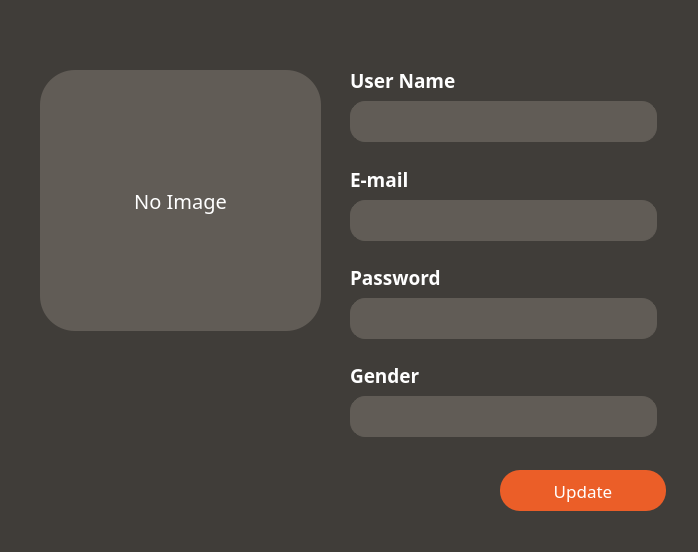
<?xml version="1.0" encoding="UTF-8"?>
<ui version="4.0">
 <class>Form</class>
 <widget class="QWidget" name="Form">
  <property name="geometry">
   <rect>
    <x>0</x>
    <y>0</y>
    <width>698</width>
    <height>552</height>
   </rect>
  </property>
  <property name="minimumSize">
   <size>
    <width>698</width>
    <height>552</height>
   </size>
  </property>
  <property name="maximumSize">
   <size>
    <width>698</width>
    <height>552</height>
   </size>
  </property>
  <property name="windowTitle">
   <string>Form</string>
  </property>
  <property name="styleSheet">
   <string notr="true">#Form{
background-color:#403D39;
border-radius:30px;
}</string>
  </property>
  <widget class="QLabel" name="label">
   <property name="geometry">
    <rect>
     <x>40</x>
     <y>70</y>
     <width>281</width>
     <height>261</height>
    </rect>
   </property>
   <property name="minimumSize">
    <size>
     <width>231</width>
     <height>191</height>
    </size>
   </property>
   <property name="maximumSize">
    <size>
     <width>12345678</width>
     <height>12345678</height>
    </size>
   </property>
   <property name="font">
    <font>
     <family>Segoe UI Variable Text Semibold</family>
     <pointsize>15</pointsize>
    </font>
   </property>
   <property name="styleSheet">
    <string notr="true">#label{
color:white;
background-color:rgb(97, 92, 86);
border-radius:35px;
}</string>
   </property>
   <property name="text">
    <string>No Image</string>
   </property>
   <property name="scaledContents">
    <bool>true</bool>
   </property>
   <property name="alignment">
    <set>Qt::AlignCenter</set>
   </property>
  </widget>
  <widget class="QPushButton" name="loginSwitchButton">
   <property name="geometry">
    <rect>
     <x>500</x>
     <y>470</y>
     <width>166</width>
     <height>41</height>
    </rect>
   </property>
   <property name="minimumSize">
    <size>
     <width>166</width>
     <height>41</height>
    </size>
   </property>
   <property name="maximumSize">
    <size>
     <width>166</width>
     <height>41</height>
    </size>
   </property>
   <property name="font">
    <font>
     <family>Segoe UI Variable Display Semib</family>
     <pointsize>13</pointsize>
    </font>
   </property>
   <property name="styleSheet">
    <string notr="true">QPushButton{
background-color: #EB5E28;
color:white;
border-radius:20px;
}

QPushButton:hover{
background-color: rgb(255, 100, 43);
}

QPushButton:pressed{
background-color:rgb(208, 81, 35);
}</string>
   </property>
   <property name="text">
    <string>Update</string>
   </property>
  </widget>
  <widget class="QWidget" name="layoutWidget">
   <property name="geometry">
    <rect>
     <x>350</x>
     <y>60</y>
     <width>321</width>
     <height>377</height>
    </rect>
   </property>
   <layout class="QVBoxLayout" name="verticalLayout_5">
    <property name="spacing">
     <number>16</number>
    </property>
    <item>
     <layout class="QVBoxLayout" name="verticalLayout">
      <property name="spacing">
       <number>0</number>
      </property>
      <item>
       <widget class="QLabel" name="label_2">
        <property name="font">
         <font>
          <family>Segoe UI Variable Display Semib</family>
          <pointsize>14</pointsize>
          <bold>true</bold>
         </font>
        </property>
        <property name="styleSheet">
         <string notr="true">color:white;</string>
        </property>
        <property name="text">
         <string>User Name</string>
        </property>
        <property name="scaledContents">
         <bool>true</bool>
        </property>
        <property name="alignment">
         <set>Qt::AlignLeading|Qt::AlignLeft|Qt::AlignVCenter</set>
        </property>
       </widget>
      </item>
      <item>
       <widget class="QLineEdit" name="lineEdit">
        <property name="minimumSize">
         <size>
          <width>307</width>
          <height>41</height>
         </size>
        </property>
        <property name="maximumSize">
         <size>
          <width>307</width>
          <height>41</height>
         </size>
        </property>
        <property name="font">
         <font>
          <family>Segoe UI Variable Text Semibold</family>
          <pointsize>12</pointsize>
          <bold>true</bold>
         </font>
        </property>
        <property name="styleSheet">
         <string notr="true">QLineEdit{
background-color:rgb(97, 92, 86);
border:1px solid rgb(97, 92, 86);
border-radius:15px;
color:white;
padding:10px;
}

QLineEdit:hover{
background-color:rgb(108, 102, 96);
}

QLineEdit:focus{
background-color:rgb(108, 102, 96);
border-color:rgb(235, 94, 40);
}</string>
        </property>
        <property name="text">
         <string/>
        </property>
       </widget>
      </item>
     </layout>
    </item>
    <item>
     <layout class="QVBoxLayout" name="verticalLayout_2">
      <property name="spacing">
       <number>0</number>
      </property>
      <item>
       <widget class="QLabel" name="label_3">
        <property name="font">
         <font>
          <family>Segoe UI Variable Display Semib</family>
          <pointsize>14</pointsize>
          <bold>true</bold>
         </font>
        </property>
        <property name="styleSheet">
         <string notr="true">color:white;</string>
        </property>
        <property name="text">
         <string>E-mail</string>
        </property>
        <property name="scaledContents">
         <bool>true</bool>
        </property>
        <property name="alignment">
         <set>Qt::AlignLeading|Qt::AlignLeft|Qt::AlignVCenter</set>
        </property>
       </widget>
      </item>
      <item>
       <widget class="QLineEdit" name="lineEdit_2">
        <property name="minimumSize">
         <size>
          <width>307</width>
          <height>41</height>
         </size>
        </property>
        <property name="maximumSize">
         <size>
          <width>307</width>
          <height>41</height>
         </size>
        </property>
        <property name="font">
         <font>
          <family>Segoe UI Variable Text Semibold</family>
          <pointsize>12</pointsize>
          <bold>true</bold>
         </font>
        </property>
        <property name="styleSheet">
         <string notr="true">QLineEdit{
background-color:rgb(97, 92, 86);
border:1px solid rgb(97, 92, 86);
border-radius:15px;
color:white;
padding:10px;
}

QLineEdit:hover{
background-color:rgb(108, 102, 96);
}

QLineEdit:focus{
background-color:rgb(108, 102, 96);
border-color:rgb(235, 94, 40);
}</string>
        </property>
        <property name="text">
         <string/>
        </property>
       </widget>
      </item>
     </layout>
    </item>
    <item>
     <layout class="QVBoxLayout" name="verticalLayout_4">
      <property name="spacing">
       <number>0</number>
      </property>
      <item>
       <widget class="QLabel" name="label_5">
        <property name="font">
         <font>
          <family>Segoe UI Variable Display Semib</family>
          <pointsize>14</pointsize>
          <bold>true</bold>
         </font>
        </property>
        <property name="styleSheet">
         <string notr="true">color:white;</string>
        </property>
        <property name="text">
         <string>Password</string>
        </property>
        <property name="scaledContents">
         <bool>true</bool>
        </property>
        <property name="alignment">
         <set>Qt::AlignLeading|Qt::AlignLeft|Qt::AlignVCenter</set>
        </property>
       </widget>
      </item>
      <item>
       <widget class="QLineEdit" name="lineEdit_4">
        <property name="minimumSize">
         <size>
          <width>307</width>
          <height>41</height>
         </size>
        </property>
        <property name="maximumSize">
         <size>
          <width>307</width>
          <height>41</height>
         </size>
        </property>
        <property name="font">
         <font>
          <family>Segoe UI Variable Text Semibold</family>
          <pointsize>12</pointsize>
          <bold>true</bold>
         </font>
        </property>
        <property name="styleSheet">
         <string notr="true">QLineEdit{
background-color:rgb(97, 92, 86);
border:1px solid rgb(97, 92, 86);
border-radius:15px;
color:white;
padding:10px;
}

QLineEdit:hover{
background-color:rgb(108, 102, 96);
}

QLineEdit:focus{
background-color:rgb(108, 102, 96);
border-color:rgb(235, 94, 40);
}</string>
        </property>
       </widget>
      </item>
     </layout>
    </item>
    <item>
     <layout class="QVBoxLayout" name="verticalLayout_3">
      <property name="spacing">
       <number>0</number>
      </property>
      <item>
       <widget class="QLabel" name="label_4">
        <property name="font">
         <font>
          <family>Segoe UI Variable Display Semib</family>
          <pointsize>14</pointsize>
          <bold>true</bold>
         </font>
        </property>
        <property name="styleSheet">
         <string notr="true">color:white;</string>
        </property>
        <property name="text">
         <string>Gender</string>
        </property>
        <property name="scaledContents">
         <bool>true</bool>
        </property>
        <property name="alignment">
         <set>Qt::AlignLeading|Qt::AlignLeft|Qt::AlignVCenter</set>
        </property>
       </widget>
      </item>
      <item>
       <widget class="QLineEdit" name="lineEdit_3">
        <property name="minimumSize">
         <size>
          <width>307</width>
          <height>41</height>
         </size>
        </property>
        <property name="maximumSize">
         <size>
          <width>307</width>
          <height>41</height>
         </size>
        </property>
        <property name="font">
         <font>
          <family>Segoe UI Variable Text Semibold</family>
          <pointsize>12</pointsize>
          <bold>true</bold>
         </font>
        </property>
        <property name="styleSheet">
         <string notr="true">QLineEdit{
background-color:rgb(97, 92, 86);
border:1px solid rgb(97, 92, 86);
border-radius:15px;
color:white;
padding:10px;
}

QLineEdit:hover{
background-color:rgb(108, 102, 96);
}

QLineEdit:focus{
background-color:rgb(108, 102, 96);
border-color:rgb(235, 94, 40);
}</string>
        </property>
       </widget>
      </item>
     </layout>
    </item>
   </layout>
  </widget>
 </widget>
 <resources>
  <include location="../resources/resource.qrc"/>
 </resources>
 <connections/>
</ui>
